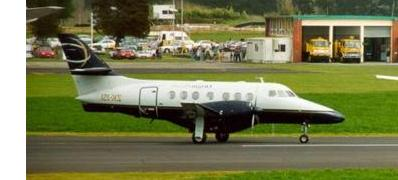
#> input picture codes/lab3/img/Dataset/1.jpg, 398 x 180 px, found by its file name; its folder holds only this picture in this run
$ python lab3.py
#> lines starting #> are read from the running program, lines starting #| are printed output that depends on the picture; long printed decimals are rounded
import os
import cv2
import numpy as np
from collections import defaultdict
import matplotlib.pyplot as plt
from time import time

def compute_color_histogram(image):
    image = cv2.resize(image, (200, 200))
    h, w = image.shape[:2]
    mid_h = h // 2
    mid_w = w // 2
    regions = [image[0:mid_h, 0:mid_w], image[0:mid_h, mid_w:w],
               image[mid_h:h, 0:mid_w], image[mid_h:h, mid_w:w]]
    hists = []
    for region in regions:
        b, g, r = cv2.split(region)
        b_energy = np.sum(b)
        g_energy = np.sum(g)
        r_energy = np.sum(r)
        total_energy = b_energy + g_energy + r_energy
        hist = [b_energy / total_energy, g_energy / total_energy, r_energy / total_energy]
        bins = np.percentile(hist, [33, 66])
        quantized = np.digitize(hist, bins)
        hists.extend(list(quantized[:3]))
    return np.array(hists[:12], dtype=int)

def lsh_hash(p, C, index_set):
    g = []
    for t in index_set:
        i = (t - 1) // C
        v_t = 1 if t <= i * C + p[i] else 0
        g.append(v_t)
    return tuple(g)

def build_lsh_table(data, C=3, L=4, m=6, seed=0):
    np.random.seed(seed)
    d, d_prime = data.shape[1], data.shape[1]*C
    hash_tables, index_sets = [], []
    for _ in range(L):
        idx = np.random.choice(np.arange(1, d_prime+1), size=m, replace=False)
        index_sets.append(sorted(idx))
        table = defaultdict(list)
        for idx_data, p in enumerate(data):
            key = lsh_hash(p, C, idx)
            table[key].append(idx_data)
        hash_tables.append(table)
    return hash_tables, index_sets

def query_lsh(query, hash_tables, index_sets, C):
    candidates = set()
    for table, idx_set in zip(hash_tables, index_sets):
        key = lsh_hash(query, C, idx_set)
        candidates.update(table.get(key, []))
    return list(candidates)

def l1_distance(a, b):
    return np.sum(np.abs(a - b))

def brute_force_search(query, data):
    dists = [l1_distance(query, x) for x in data]
    return np.argmin(dists)

def lsh_search(query, data, hash_tables, index_sets, C):
    candidates = query_lsh(query, hash_tables, index_sets, C)
    if not candidates:
        return None
    dists = [l1_distance(query, data[i]) for i in candidates]
    return candidates[np.argmin(dists)]

def visualize_results(query_img_path, nn_img_path, lsh_img_path=None, save_path=None):
    # 读取图像
    query_img = cv2.imread(query_img_path)
    nn_img = cv2.imread(nn_img_path)
    lsh_img = cv2.imread(lsh_img_path) if lsh_img_path else None

    # 转 RGB
    query_img = cv2.cvtColor(query_img, cv2.COLOR_BGR2RGB)
    nn_img = cv2.cvtColor(nn_img, cv2.COLOR_BGR2RGB)
    if lsh_img is not None:
        lsh_img = cv2.cvtColor(lsh_img, cv2.COLOR_BGR2RGB)

    # 画图
    plt.figure(figsize=(12, 4))
    plt.subplot(1, 3, 1)
    plt.imshow(query_img)
    plt.title('Target Image')
    plt.axis('off')

    plt.subplot(1, 3, 2)
    plt.imshow(nn_img)
    plt.title('Brute Force NN')
    plt.axis('off')

    plt.subplot(1, 3, 3)
    if lsh_img is not None:
        plt.imshow(lsh_img)
        plt.title('LSH Result')
        plt.axis('off')
    else:
        plt.text(0.5, 0.5, 'No LSH Match', ha='center', va='center', fontsize=12)
        plt.axis('off')

    plt.suptitle('Comparison of Brute Force vs LSH')
    plt.tight_layout()

    if save_path:
        plt.savefig(save_path)
        print(f"可视化结果已保存: {save_path}")
    else:
        plt.show()

if __name__ == "__main__":
    folder = "img/dataset"
    image_paths = [
        os.path.join(folder, f)
        for f in os.listdir(folder)
        if f.lower().endswith(('.jpg', '.jpeg', '.png', 'jfif'))
    ]
    image_paths.sort()

    features = []
    for path in image_paths:
        img = cv2.imread(path)
#> img is the input picture: shape (180, 398, 3); mean B, G, R 80.7, 121.6, 118.5
        if img is None:
            print(f"无法读取图片: {path}")
            continue
        feat = compute_color_histogram(img)
#> the loop in compute_color_histogram, `for region in regions:` made 4 passes
#> (b_energy, g_energy, r_energy, total_energy, hist, bins, quantized) on passes 1 to 4: (981133, 1252874, 1281151, 3515158, [0.279, 0.356, 0.364], [0.33, 0.359], [0, 1, 2]), (819665, 1277308, 1272344, 3369317, [0.243, 0.379, 0.378], [0.332, 0.378], [0, 2, 1]), (789623, 1200529, 1158221, 3148373, [0.251, 0.381, 0.368], [0.328, 0.372], [0, 2, 1]), (631213, 1126678, 1021413, 2779304, [0.227, 0.405, 0.368], [0.32, 0.38], [0, 2, 1])
#> pass 1, in compute_color_histogram, `b, g, r = cv2.split(region)`:
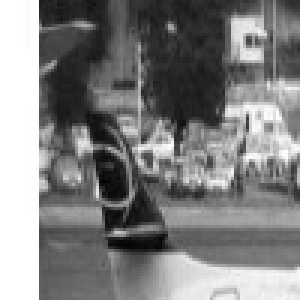
#> r: shape (100, 100) (shown 3 times larger); min 1, max 255, mean 128.1
#> after the loop in compute_color_histogram, `for region in regions:`: hists = [0, 1, 2, 0, 2, 1, 0, 2, 1, 0, 2, 1]
#> feat = [0, 1, 2, 0, 2, 1, 0, 2, 1, 0, 2, 1]
        features.append(feat)
    data = np.vstack(features)

    # 读取目标图片
    target_path = os.path.join(os.getcwd(), "img/target.jpg")
    if not os.path.exists(target_path):
        raise FileNotFoundError(f"未找到目标图片: {target_path}")
    query_img = cv2.imread(target_path)
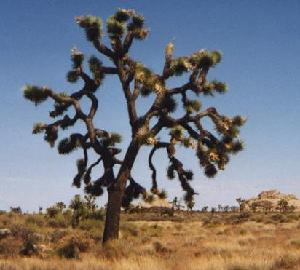
#> input picture codes/lab3/img/target.jpg, 300 x 270 px
#> query_img is the input picture: shape (270, 300, 3); mean B, G, R 124.8, 118.2, 117.2
    query_feat = compute_color_histogram(query_img)
#> in compute_color_histogram (call 2), `image = cv2.resize(image, (200, 200))`:
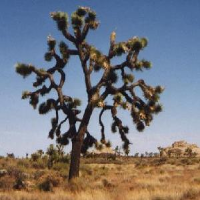
#> image: shape (200, 200, 3); mean of channels 0, 1, 2 124.7, 118.1, 117.1; drawn as B, G, R
#> the loop in compute_color_histogram (call 2), `for region in regions:` made 4 passes
#> (b_energy, g_energy, r_energy, total_energy, hist, bins, quantized) on passes 1 to 4: (1327433, 1074091, 905703, 3307227, [0.401, 0.325, 0.274], [0.307, 0.349], [2, 1, 0]), (1454757, 1161920, 950715, 3567392, [0.408, 0.326, 0.267], [0.306, 0.352], [2, 1, 0]), (1042980, 1150544, 1290164, 3483688, [0.299, 0.33, 0.37], [0.32, 0.343], [0, 1, 2]), (1162734, 1337765, 1538563, 4039062, [0.288, 0.331, 0.381], [0.316, 0.347], [0, 1, 2])
#> pass 1, in compute_color_histogram (call 2), `b, g, r = cv2.split(region)`:
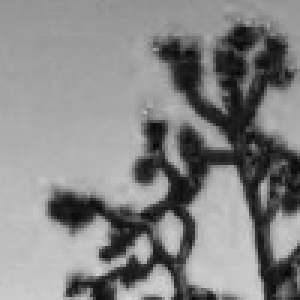
#> b: shape (100, 100) (shown 3 times larger); min 6, max 212, mean 132.7
#> pass 1, in compute_color_histogram (call 2), `b, g, r = cv2.split(region)`:
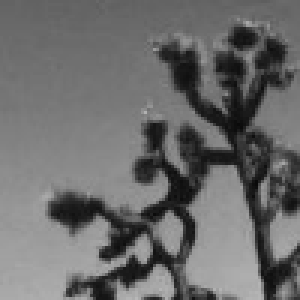
#> g: shape (100, 100) (shown 3 times larger); min 10, max 184, mean 107.4
#> pass 1, in compute_color_histogram (call 2), `b, g, r = cv2.split(region)`:
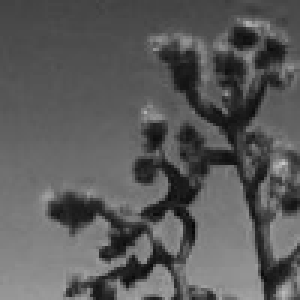
#> r: shape (100, 100) (shown 3 times larger); min 5, max 199, mean 90.6
#> pass 2, in compute_color_histogram (call 2), `b, g, r = cv2.split(region)`:
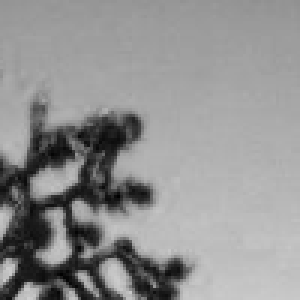
#> b: shape (100, 100) (shown 3 times larger); min 0, max 205, mean 145.5
#> after the loop in compute_color_histogram (call 2), `for region in regions:`: hists = [2, 1, 0, 2, 1, 0, 0, 1, 2, 0, 1, 2]
#> query_feat = [2, 1, 0, 2, 1, 0, 0, 1, 2, 0, 1, 2]

    hash_tables, index_sets = build_lsh_table(data, C=3, L=8, m=6)
#> hash_tables = 8 items; index_sets = [[16, 17, 21, 23, 31, 32], [14, 18, 23, 27, 28, 31], [3, 18, 19, 20, 24, 27], [6, 9, 13, 28, 31, 32], [2, 7, 8, 10, 16, 32], [6, 11, 15, 24, 27, 31], [1, 5, 7, 14, 26, 34], [7, 14, 26, 27, 29, 30]]
    nn_time = 0
    lsh_time = 0
    # 检索
    for i in range(0, 10000):
        # 暴力 NN
        start = time()
        nn_result_idx = brute_force_search(query_feat, data)
        nn_time += time() - start

        # LSH
        start = time()
        lsh_result_idx = lsh_search(query_feat, data, hash_tables, index_sets, C=3)
        lsh_time += time() - start
#> after the loop, lsh_time = 2.45; nn_time = 0.325

    # 路径
    lsh_img_path = image_paths[lsh_result_idx] if lsh_result_idx is not None else None
#> lsh_img_path = 'img/dataset/1.jpg'
    nn_img_path = image_paths[nn_result_idx]
#> nn_img_path = 'img/dataset/1.jpg'

    print("=== 检索结果 ===")
    print("目标图像:", os.path.basename(target_path))
    print("暴力 NN 检索结果:", os.path.basename(nn_img_path))
#| 暴力 NN 检索结果: 1.jpg
    if lsh_img_path:
        print("LSH 检索结果:", os.path.basename(lsh_img_path))
#| LSH 检索结果: 1.jpg
    else:
        print("LSH 未找到候选")
    print("=== 时间对比 ===")
    print(f"暴力 NN 搜索时间: {nn_time / 10:.8f} ms")
#| 暴力 NN 搜索时间: 0.03252 ms
    print(f"LSH 搜索时间: {lsh_time / 10:.8f} ms")
#| LSH 搜索时间: 0.2452 ms

    # 显示结果
    save_path = "result_compare.png"
    visualize_results(target_path, nn_img_path, lsh_img_path, save_path)
